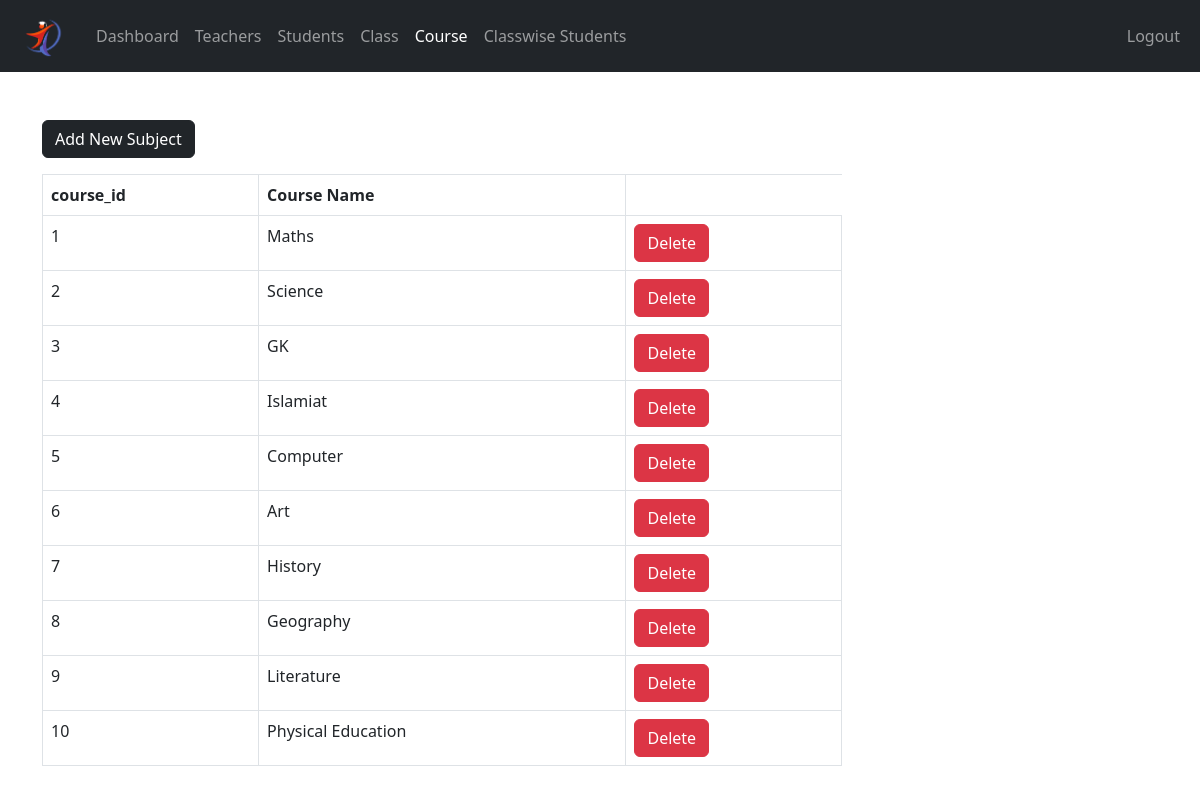
Screenshot of /admin/course.php (signed in) with the database file from the repository.
### tables this page shows
CREATE TABLE `subject` (
  `idSubject` int(11) NOT NULL AUTO_INCREMENT,
  `name` varchar(45) NOT NULL,
  PRIMARY KEY (`idSubject`)
);

### admin/data/subject.php (called while the page is built, shortened)
<?php
function getAllSubjects($conn)
{
  $sql = "SELECT * FROM subject";
  $stmt = $conn->prepare($sql);
  $stmt->execute();
  if ($stmt->rowCount() >= 1) {
    $subjects = $stmt->fetchAll();
    return $subjects;
  } else {
    return 0;
  }
}
?>

### admin/course.php (the view, shortened to what this page needs)
<?php
if (isset($_SESSION['UserID']) &&
    isset($_SESSION['role'])) {
    if ($_SESSION['role'] == 'Admin') {
       include "../DB_connection.php";
       include "data/subject.php";
       include "data/class.php";
       $courses = getAllSubjects($conn);
 ?>
<!DOCTYPE html>
<html lang="en">
<head>
	<link rel="stylesheet" href="https://cdn.jsdelivr.net/npm/bootstrap@5.2.0/dist/css/bootstrap.min.css">
	<link rel="stylesheet" href="../css/style.css">
  <link rel="stylesheet" href="https://cdnjs.cloudflare.com/ajax/libs/font-awesome/4.7.0/css/font-awesome.min.css">
</head>
<body>
    <?php
        include "inc/navbar.php";
        if ($courses != 0) {
     ?>
     <div class="container mt-5">
        <a href="course-add.php"
           class="btn btn-dark">Add New Subject</a>
           <div class="table-responsive">
              <table class="table table-bordered mt-3 n-table">
                <thead>
                  <tr>
                    <th scope="col">course_id</th>
                    <th scope="col">Course Name</th>
                  </tr>
                </thead>
                <tbody>
                  <?php $i = 0; foreach ($courses as $course ) {
                    $i++;  ?>
                  <tr>
                    <td>
                      <?php
                          echo $course['idSubject'];
                       ?>
                    </td>
                    <td>
                      <?php
                          echo $course['name'];
                       ?>
                    </td>
                    <td>
                        <a href="course-delete.php?idSubject=<?=$course['idSubject']?>"
                           class="btn btn-danger">Delete</a>
                    </td>
                  </tr>
                <?php } ?>
                </tbody>
              </table>
           </div>
         <?php } ?>
     </div>
</body>
</html>
<?php
  }else {
    header("Location: ../login.php");
    exit;
  }
}else {
	header("Location: ../login.php");
	exit;
}
?>

### admin/inc/navbar.php (shortened to what this page needs)
<nav class="navbar navbar-expand-lg navbar-dark bg-dark">
  <div class="container-fluid">
    <a class="navbar-brand" href="index.php">
      <img src="../logo.png" width="60">
    </a>
    <div class="collapse navbar-collapse" id="navbarSupportedContent">
      <ul class="navbar-nav me-auto mb-2 mb-lg-0"
          id="navLinks">
        <li class="nav-item">
          <a class="nav-link"
             aria-current="page"
             href="index.php">Dashboard</a>
        </li>
        <li class="nav-item">
          <a class="nav-link" href="teacher.php">Teachers</a>
        </li>
        <li class="nav-item">
          <a class="nav-link" href="student.php">Students</a>
        </li>
        <li class="nav-item">
          <a class="nav-link" href="class.php">Class</a>
        </li>
        <li class="nav-item">
          <a class="nav-link" href="course.php">Course</a>
        </li>
        <li class="nav-item">
          <a class="nav-link" href="class_wise_student.php">Classwise Students</a>
        </li>
      </ul>
      <ul class="navbar-nav me-right mb-2 mb-lg-0">
        <li class="nav-item">
          <a class="nav-link" href="../logout.php">Logout</a>
        </li>
      </ul>
  </div>
    </div>
</nav>

### css/style.css (style rules this page uses)
.n-table { max-width: 800px; }

### rows the page displays
subject: idSubject "1", name "Maths"
subject: idSubject "2", name "Science"
subject: idSubject "3", name "GK"
subject: idSubject "4", name "Islamiat"
subject: idSubject "5", name "Computer"
subject: idSubject "6", name "Art"
subject: idSubject "7", name "History"
subject: idSubject "8", name "Geography"
subject: idSubject "9", name "Literature"
subject: idSubject "10", name "Physical Education"
